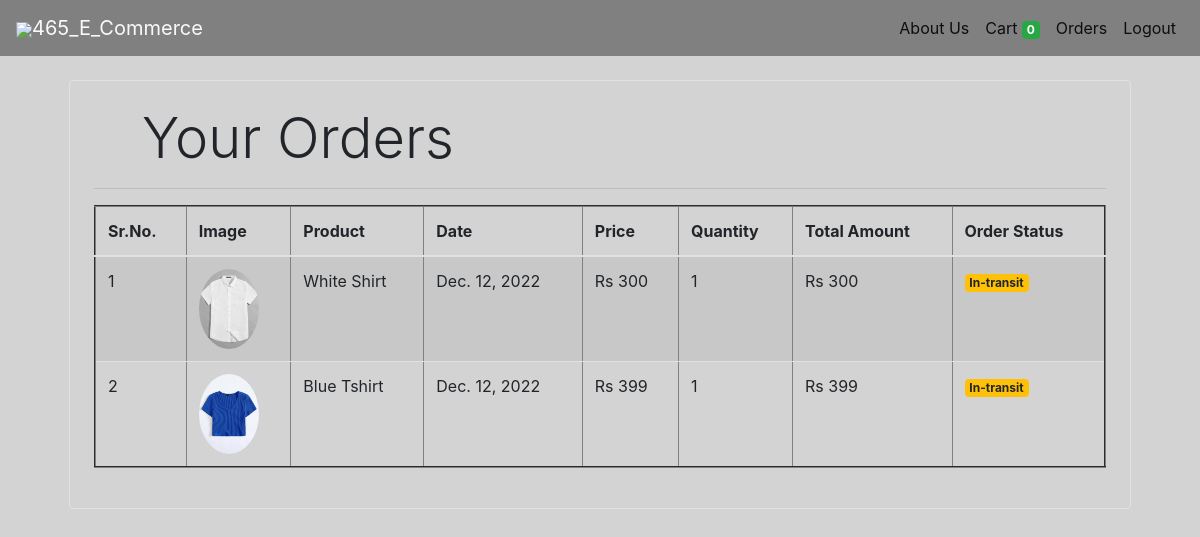
The page /orders (signed in) on the database its author committed.
### store/models.py (models this page shows, shortened)
class Order(models.Model):
    product = models.ForeignKey(Products,on_delete=models.CASCADE)
    customer = models.ForeignKey(Customer,on_delete=models.CASCADE)
    quantity = models.IntegerField(default=1)
    price = models.IntegerField()
    address = models.CharField (max_length=50, default='', blank=True)
    phone = models.CharField (max_length=50, default='', blank=True)
    date = models.DateField (default=datetime.datetime.today)
    status = models.BooleanField (default=False)
    @staticmethod
    def get_orders_by_customer(customer_id):
        return Order.objects.filter(customer=customer_id).order_by('-date')

class Products(models.Model):
    name = models.CharField(max_length=60)
    price= models.IntegerField(default=0)
    category= models.ForeignKey(Category,on_delete=models.CASCADE,default=1 )
    description= models.CharField(max_length=250, default='', blank=True, null= True)
    image= models.ImageField(upload_to='uploads/products/')

### store/auth.py (the view)
    def middleware(request):
        returnUrl = request.META['PATH_INFO']
        if not request.session.get('customer'):
           return redirect(f'login?return_url={returnUrl}')
        response = get_response(request)
        return response

### store/auth.py (called while the page is built)
def auth_middleware(get_response):
    def middleware(request):
        returnUrl = request.META['PATH_INFO']
        if not request.session.get('customer'):
           return redirect(f'login?return_url={returnUrl}')
        response = get_response(request)
        return response
    return middleware

### store/templatetags/custom_filter.py (called while the page is built)
@register.filter(name='currency')
def currency(number):
    return "Rs "+str(number)

@register.filter(name='multiply')
def multiply(number , number1):
    return number * number1

### store/views.py (called while the page is built)
    def get(self , request ):
        customer = request.session.get('customer')
        orders = Order.get_orders_by_customer(customer)
        return render(request , 'orders.html'  , {'orders' : orders})

### templates/orders.html (shortened to what this page needs)
{% extends 'navbar.html' %}
{% block content %}
{% load cart %}
{% load custom_filter %}
<div class="container">
   <div class="border rounded p-4 m-4">
        <p class="display-4 pl-4 ml-4">Your Orders</p>
        <hr>
        <table class="table table-striped" border="2">
            <thead>
                <tr>
                    <th>Sr.No.</th>
                    <th>Image</th>
                    <th>Product</th>
                    <th>Date</th>
                    <th>Price</th>
                    <th>Quantity</th>
                    <th>Total Amount</th>
                    <th>Order Status</th>
                </tr>
            </thead>
            <tbody>
                {% for order in orders %}
                <tr>
                    <td>{{forloop.counter}}</td>
                    <td><img style="height: 80px;" class="rounded-circle" src="{{order.product.image.url}}"></td>
                    <td>{{order.product.name}}</td>
                    <td>{{order.date}}</td>
                    <td>{{order.price|currency}}</td>
                    <td>{{order.quantity}}</td>
                    <td>{{order.quantity|multiply:order.price|currency}}</td>
                    {% if order.status %}
                    <td><small class="badge badge-success">Delivered</small></td>
                    {%else%}
                    <td><small class="badge badge-warning">In-transit</small></td>
                    {% endif %}
                </tr>
                {% endfor %}
            </tbody>
        </table>
   </div>
</div>
{% endblock %}

### rows shown on the page
Order: product.image (picture), product.name "White Shirt", date "Dec. 12, 2022", price "Rs 300", quantity "1", quantity|multiply "Rs 300", status "In-transit"
Order: product.image (picture), product.name "Blue Tshirt", date "Dec. 12, 2022", price "Rs 399", quantity "1", quantity|multiply "Rs 399", status "In-transit"

### other values the page prints
{{ request.session.cart.keys|length }} "0"
